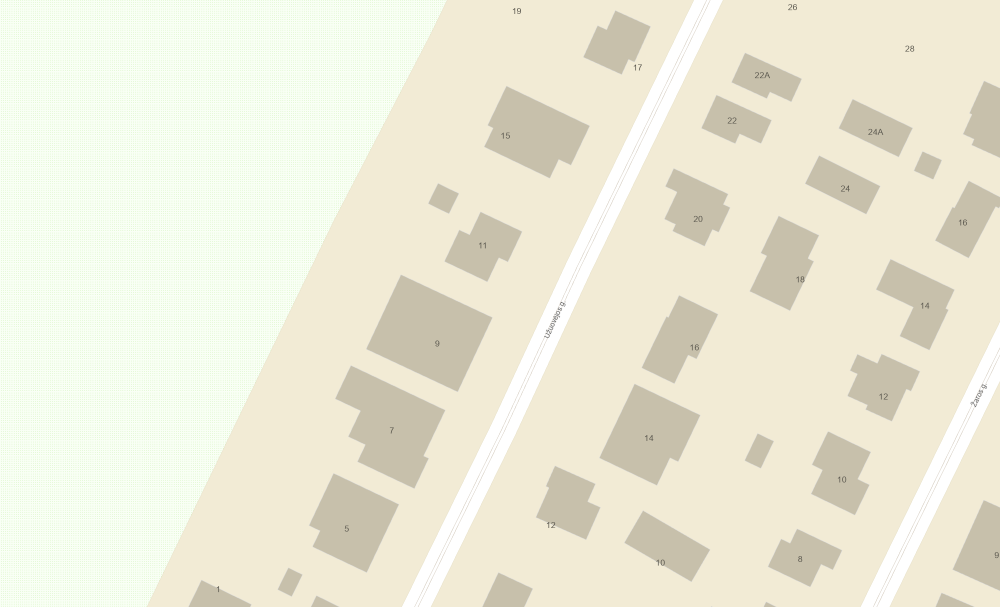
#> input picture Data/Images/Polygons/export_4064706060773075983_pol.png, 2000 x 1214 px (shown at 1/2 size)
$ python -i roof_obstacles_extraction.py   (imports and definitions only)
#> lines starting #> are read from the running program, lines starting #| are printed output that depends on the picture; after the words box and inside, x2 and y2 are one past the last pixel; in counts of white or black regions, pixels touching at a corner belong together
import numpy as np
import cv2
import matplotlib.pyplot as plt
from config import pixel_size

def estimate_roof_angle(roof_mask):
    """
    Returns roof dominant angle in radians
    """
    ys, xs = np.where(roof_mask > 0)
    pts = np.column_stack([xs, ys]).astype(np.float32)

    mean = pts.mean(axis=0)
    pts -= mean

    cov = np.cov(pts.T)
    eigvals, eigvecs = np.linalg.eig(cov)

    main_vec = eigvecs[:, np.argmax(eigvals)]
    angle = np.arctan2(main_vec[1], main_vec[0])

    return angle

def build_roof_aligned_rectangles(obstacle_edges, roof_mask):
    roof_angle = estimate_roof_angle(roof_mask)

    c, s = np.cos(-roof_angle), np.sin(-roof_angle)
    R = np.array([[c, -s], [s, c]])

    c2, s2 = np.cos(roof_angle), np.sin(roof_angle)
    R_inv = np.array([[c2, -s2], [s2, c2]])

    rectangles = []

    for cnt in obstacle_edges:
        if len(cnt) < 5:
            continue

        pts = cnt.reshape(-1, 2).astype(np.float32)
        center = pts.mean(axis=0)

        pts_rot = (R @ (pts - center).T).T
        x, y, w, h = cv2.boundingRect(pts_rot.astype(np.int32))

        if w * h < 20:   # remove tiny noise
            continue

        box = np.array([
            [x, y],
            [x + w, y],
            [x + w, y + h],
            [x, y + h]
        ], dtype=np.float32)

        box = (R_inv @ box.T).T + center
        rectangles.append(box.astype(np.int32))

    return rectangles

# [13 lines left out: function rect_distance, not called in this run]

def merge_close_rectangles(rectangles, roof_mask,
                           pixel_size_m=0.131,
                           merge_dist_m=1.1):
    """
    rectangles: list of Nx4x2 boxes (int)
    returns: merged rectangles, roof-aligned
    """

    roof_angle = estimate_roof_angle(roof_mask)  # radians

    # --- stable rotation center = roof centroid ---
    ys, xs = np.where(roof_mask > 0)
    center = np.array([xs.mean(), ys.mean()], dtype=np.float32)

    # rotation matrices
    c, s = np.cos(-roof_angle), np.sin(-roof_angle)
    R = np.array([[c, -s], [s, c]], dtype=np.float32)

    c2, s2 = np.cos(roof_angle), np.sin(roof_angle)
    R_inv = np.array([[c2, -s2], [s2, c2]], dtype=np.float32)

    merge_dist_px = merge_dist_m / pixel_size_m

    # -------------------------------------------------
    # 1) Convert rectangles to roof-aligned AABBs
    # -------------------------------------------------
    aabbs = []
    for box in rectangles:
        pts = box.astype(np.float32)
        pts_r = (R @ (pts - center).T).T

        x1, y1 = pts_r.min(axis=0)
        x2, y2 = pts_r.max(axis=0)
        aabbs.append([x1, y1, x2, y2])

    # -------------------------------------------------
    # 2) Group AABBs by distance
    # -------------------------------------------------
    def aabb_distance(a, b):
        dx = max(0, max(a[0] - b[2], b[0] - a[2]))
        dy = max(0, max(a[1] - b[3], b[1] - a[3]))
        return np.hypot(dx, dy)

    N = len(aabbs)
    visited = [False] * N
    groups = []

    for i in range(N):
        if visited[i]:
            continue

        stack = [i]
        visited[i] = True
        group = [i]

        while stack:
            a = stack.pop()
            for b in range(N):
                if visited[b]:
                    continue
                if aabb_distance(aabbs[a], aabbs[b]) < merge_dist_px:
                    visited[b] = True
                    stack.append(b)
                    group.append(b)

        groups.append(group)

    # -------------------------------------------------
    # 3) Merge groups in roof space
    # -------------------------------------------------
    merged_rects = []

    for g in groups:
        xs = [aabbs[i][0] for i in g] + [aabbs[i][2] for i in g]
        ys = [aabbs[i][1] for i in g] + [aabbs[i][3] for i in g]

        x1, x2 = min(xs), max(xs)
        y1, y2 = min(ys), max(ys)

        box_r = np.array([
            [x1, y1],
            [x2, y1],
            [x2, y2],
            [x1, y2]
        ], dtype=np.float32)

        # rotate back
        box = (R_inv @ box_r.T).T + center
        merged_rects.append(box.astype(np.int32))

    return merged_rects


def roof_elements_detection(image, debug=True):
    """
    PURE EDGE-BASED obstacle detection.

    Uses ONLY edge geometry:
    - inside roof mask
    - away from roof boundary
    - rejects long straight edges

    Returns:
        obstacle_edge_contours
    """
#> called with debug = True

    H, W = image.shape[:2]

    # Roof mask
    gray = cv2.cvtColor(image, cv2.COLOR_RGB2GRAY)
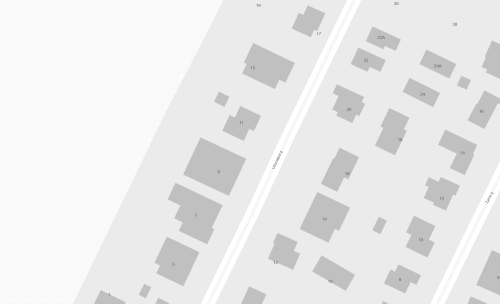
#> gray: shape (1214, 2000) (shown at 1/4 size); min 86, max 255, mean 233.8
    _, roof_mask = cv2.threshold(gray, 10, 255, cv2.THRESH_BINARY)
#> roof_mask: shape (1214, 2000); every value is 255
    roof_mask = roof_mask.astype(np.uint8)

    # Edge detection inside roof
    blur = cv2.GaussianBlur(gray, (5, 5), 0)

    edges = cv2.Canny(blur, 40, 160)
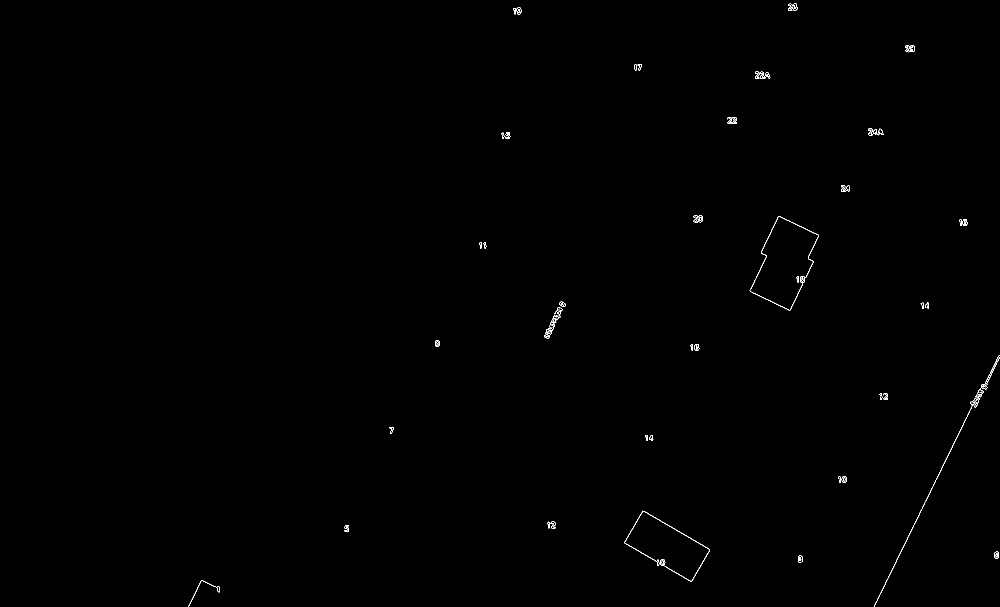
#> edges: shape (1214, 2000) (shown at 1/2 size); 0.21% white in thin lines or dots, all inside (x1, y1, x2, y2) = (377, 7, 2000, 1214)
    edges = cv2.bitwise_and(edges, roof_mask)

    # Distance to roof boundary
    roof_boundary = cv2.Canny(roof_mask, 50, 100)
#> roof_boundary: shape (1214, 2000); every value is 0
    dist_to_boundary = cv2.distanceTransform(cv2.bitwise_not(roof_boundary),cv2.DIST_L2,5)
#> dist_to_boundary: shape (1214, 2000) float32; every value is 3.4e+38

    # remove edges too close to roof boundary
    edges[dist_to_boundary < 6] = 0

    # Extract edge contours
    contours, _ = cv2.findContours(edges, cv2.RETR_LIST, cv2.CHAIN_APPROX_NONE)
#> contours = 141 contours, 60 with area under 20; largest, box (x1, y1, x2, y2) and area: (1088, 614, 1125, 677) 333, (1499, 432, 1638, 621) 308, (1249, 1021, 1420, 1163) 220, (1510, 143, 1541, 158) 216, (1748, 797, 1958, 1214) 210

    obstacle_edges = []
    rejected = {"length": 0, "straight": 0}

    for cnt in contours:
        length = cv2.arcLength(cnt, False)

        # reject very long edges
        if length > 180:
            rejected["length"] += 1
            continue

        # straightness test. fit line and measure deviation
        pts = cnt.reshape(-1, 2).astype(np.float32)
        vx, vy, x0, y0 = cv2.fitLine(pts, cv2.DIST_L2, 0, 0.01, 0.01)

        # distance of points to fitted line
        dists = np.abs((vy * (pts[:, 0] - x0)) -(vx * (pts[:, 1] - y0)))

        curvature = np.mean(dists)

        # reject straight edges
        if curvature < 1.2 and length > 50:
            rejected["straight"] += 1
            continue


        obstacle_edges.append(cnt)
#> this loop made 141 passes
#> (length, vx, vy, x0, y0, curvature) on passes 1, 3, 4, 6, 8, 10, 11, 12: (25.9, [0.104], [0.995], [436.2], [1177.7], 1.47), (15.9, [0.0562], [0.998], [1324.9], [1124.5], 1.38), (20.07, [0.0665], [0.998], [1325], [1124.7], 1.27), (35.8, [0.0876], [0.996], [1325], [1124.7], 3.1), (37.97, [0.00717], [-1], [1324.9], [1124.5], 3.24), (21.49, [0.0317], [-0.999], [1599.9], [1117.3], 1.06), (34.73, [-4.37e-08], [1], [1600], [1117.9], 3), (37.49, [0.00813], [-1], [1600], [1117.8], 3.11)
#> after the loop, obstacle_edges = 133 contours, 58 with area under 20; largest, box (x1, y1, x2, y2) and area: (1510, 143, 1541, 158) 216, (1455, 234, 1474, 248) 152, (1576, 7, 1595, 22) 112, (1096, 645, 1110, 662) 112, (1810, 90, 1829, 105) 110; rejected = {'length': 6, 'straight': 2}

    # visualization
    if debug:
        print(
            f"[debug] edge contours={len(contours)} "
            f"obstacle_edges={len(obstacle_edges)} "
            f"rejected={rejected}"
        )
#| [debug] edge contours=141 obstacle_edges=133 rejected={'length': 6, 'straight': 2}

        dbg = image.copy()
        cv2.drawContours(dbg, obstacle_edges, -1, (0, 255, 0), 2)
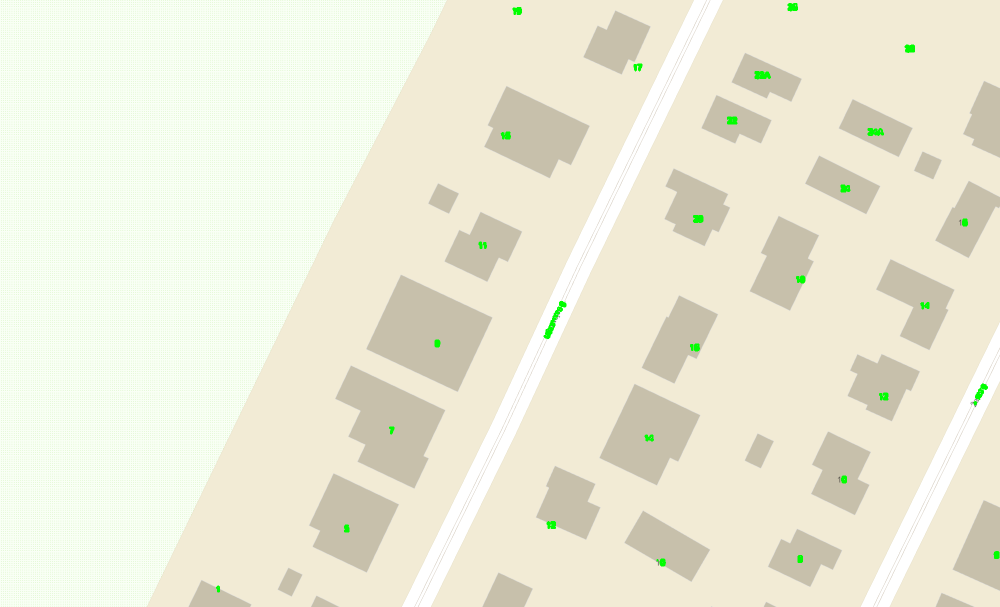
#> dbg: shape (1214, 2000, 3) (shown at 1/2 size); mean R, G, B 236.6, 235.3, 215.9

        plt.figure(figsize=(14, 4))

        plt.subplot(1, 3, 1)
        plt.imshow(roof_mask, cmap="gray")
        plt.title("roof_mask")
        plt.axis("off")

        plt.subplot(1, 3, 2)
        plt.imshow(edges, cmap="gray")
        plt.title("filtered edges")
        plt.axis("off")

        plt.subplot(1, 3, 3)
        plt.imshow(dbg)
        plt.title("obstacle edges")
        plt.axis("off")

        plt.tight_layout()
        plt.show()
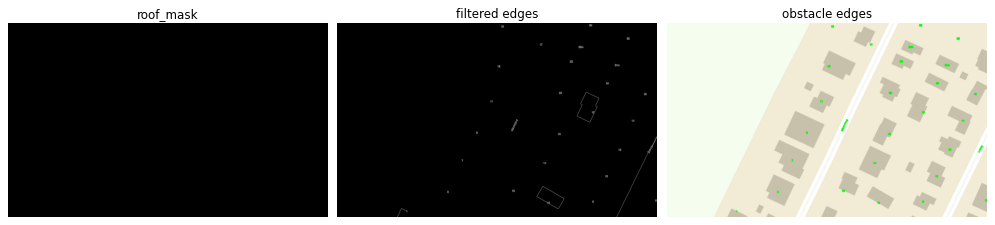
#> figure drawn by matplotlib, 3 panels

    rectangles = build_roof_aligned_rectangles(obstacle_edges,roof_mask)
#> in estimate_roof_angle, `pts = np.column_stack([xs, ys]).astype(np.float32)`: pts = 2428000 pairs, first value 0 to 1999, second value 0 to 1213
#> in estimate_roof_angle, `mean = pts.mean(axis=0)`: mean = [998.7, 605.2]
#> in estimate_roof_angle, `pts -= mean`: pts = 2428000 pairs, first value -998.7 to 1000.3, second value -605.2 to 607.8
#> in estimate_roof_angle, `cov = np.cov(pts.T)`: cov = [[333333.4, 0], [0, 122816.3]]
#> in estimate_roof_angle, `eigvals, eigvecs = np.linalg.eig(cov)`: eigvals = [333333.4, 122816.3]; eigvecs = [[1, 0], [0, 1]]
#> in estimate_roof_angle, `main_vec = eigvecs[:, np.argmax(eigvals)]`: main_vec = [1, 0]
#> in estimate_roof_angle, `angle = np.arctan2(main_vec[1], main_vec[0])`: angle = 0
#> in build_roof_aligned_rectangles, `c, s = np.cos(-roof_angle), np.sin(-roof_angle)`: c = 1; s = 0
#> in build_roof_aligned_rectangles, `R = np.array([[c, -s], [s, c]])`: R = [[1, 0], [0, 1]]
#> in build_roof_aligned_rectangles, `c2, s2 = np.cos(roof_angle), np.sin(roof_angle)`: c2 = 1; s2 = 0
#> in build_roof_aligned_rectangles, `R_inv = np.array([[c2, -s2], [s2, c2]])`: R_inv = [[1, 0], [0, 1]]
#> the loop in build_roof_aligned_rectangles, `for cnt in obstacle_edges:` made 133 passes
#> (center, x, y, w, h, box) on passes 1, 2, 3, 5, 7, 9: ([436.2, 1177.7], -3, -5, 5, 11, [[-3, -5], [2, -5], [2, 6], [-3, 6]]), ([1324.9, 1124.5], -1, -3, 4, 7, [[-1, -3], [3, -3], [3, 4], [-1, 4]]), ([1325, 1124.7], -2, -3, 5, 8, [[-2, -3], [3, -3], [3, 5], [-2, 5]]), ([1325, 1124.7], -5, -6, 11, 13, [[-5, -6], [6, -6], [6, 7], [-5, 7]]), ([1324.9, 1124.5], -4, -6, 10, 13, [[-4, -6], [6, -6], [6, 7], [-4, 7]]), ([1599.9, 1117.3], -1, -3, 4, 7, [[-1, -3], [3, -3], [3, 4], [-1, 4]])

    merged_rectangles = merge_close_rectangles(rectangles,roof_mask,pixel_size,merge_dist_m=1.1)
#> the loop in merge_close_rectangles, `for box in rectangles:` made 96 passes
#> box on passes 1 to 7: [[433, 1172], [438, 1172], [438, 1183], [433, 1183]], [[1323, 1121], [1327, 1121], [1327, 1128], [1323, 1128]], [[1323, 1121], [1328, 1121], [1328, 1129], [1323, 1129]], [[1320, 1118], [1331, 1118], [1331, 1131], [1320, 1131]], [[1320, 1118], [1330, 1118], [1330, 1131], [1320, 1131]], [[1598, 1114], [1602, 1114], [1602, 1121], [1598, 1121]], [[1596, 1111], [1605, 1111], [1605, 1124], [1596, 1124]]
#> the loop in merge_close_rectangles, `for g in groups:` made 28 passes
#> g on passes 1 to 8: [0], [1, 2, 3, 4], [5, 6, 7], [8, 9], [10, 11, 13], [12, 14, 15, 16], [17, 18, 19, 20], [21, 22, 23]

    dbg = image.copy()
    # create overlay
    overlay = dbg.copy()

    # draw filled RED blobs on overlay
    for box in merged_rectangles:
        cv2.drawContours(
            overlay,
            [box],
            contourIdx=0,
            color=(255, 0, 0),  # RED (RGB)
            thickness=-1        # FILLED
        )
#> this loop made 28 passes
#> box on passes 1 to 7: [[433, 1172], [438, 1172], [438, 1183], [433, 1183]], [[1320, 1118], [1331, 1118], [1331, 1131], [1320, 1131]], [[1596, 1111], [1605, 1111], [1605, 1124], [1596, 1124]], [[1988, 1103], [1997, 1103], [1997, 1116], [1988, 1116]], [[689, 1050], [697, 1050], [697, 1063], [689, 1063]], [[1094, 1043], [1110, 1043], [1110, 1056], [1094, 1056]], [[1683, 952], [1692, 952], [1692, 965], [1683, 965]]
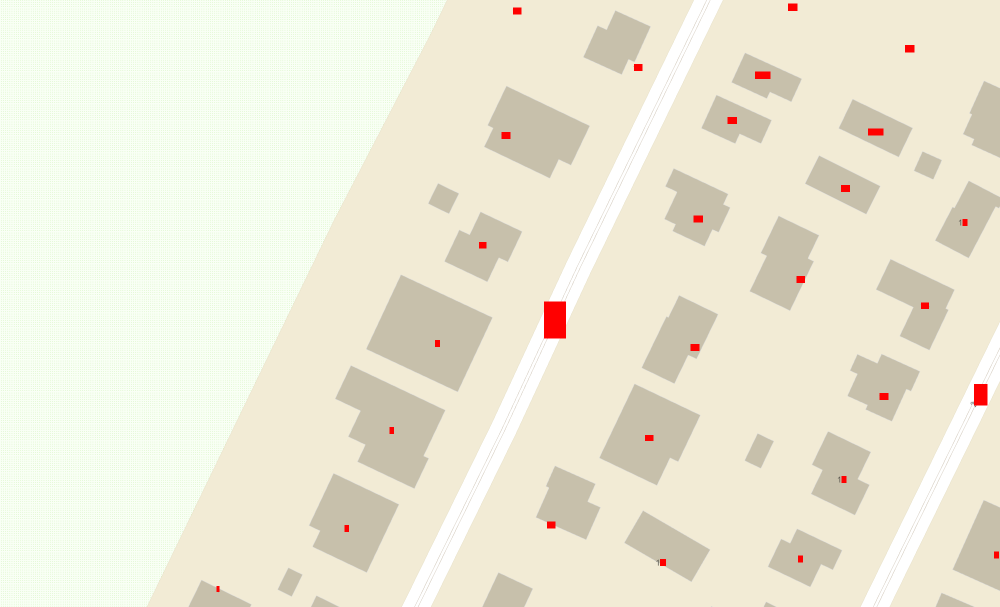
#> overlay: shape (1214, 2000, 3) (shown at 1/2 size); mean R, G, B 237.3, 234.3, 215.6

    # alpha blend
    alpha = 0.45
    dbg = cv2.addWeighted(
        overlay, alpha,
        dbg, 1 - alpha,
        0
    )

    plt.figure(figsize=(6, 6))
    plt.imshow(dbg)
    plt.title("Merged obstacle exclusion zones (panel-aware)")
    plt.axis("off")
    plt.show()


    return obstacle_edges

>>> import cv2
>>> picture = cv2.cvtColor(cv2.imread('../../Data/Images/Polygons/export_4064706060773075983_pol.png'), cv2.COLOR_BGR2RGB)
>>> result = roof_elements_detection(picture)

$ run again, on Data/Images/Polygons/export_5669638361583911291.png
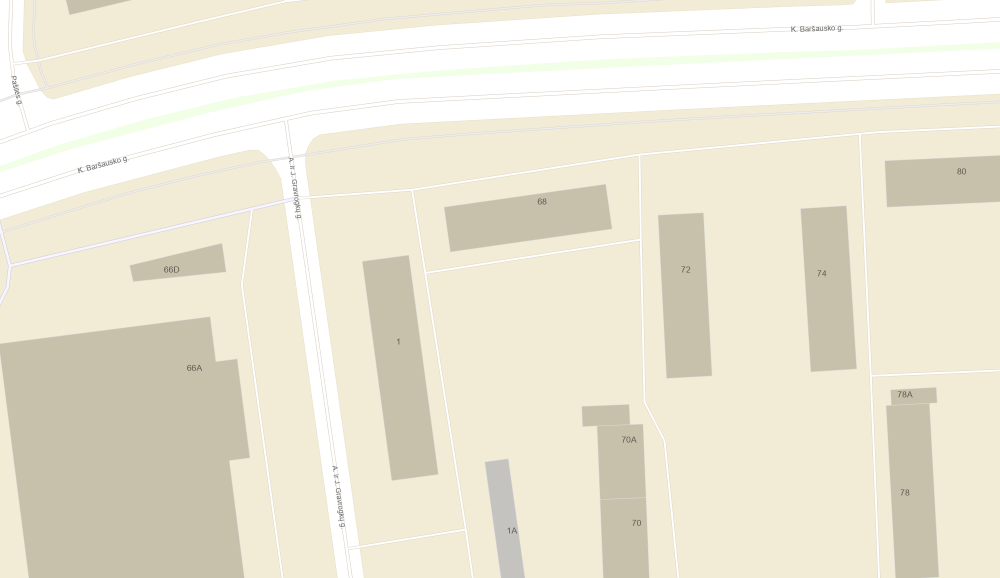
#> input picture Data/Images/Polygons/export_5669638361583911291.png, 2000 x 1156 px (shown at 1/2 size)
#> roof_mask: shape (1156, 2000); every value is 255
#> in roof_elements_detection, `edges = cv2.Canny(blur, 40, 160)`:
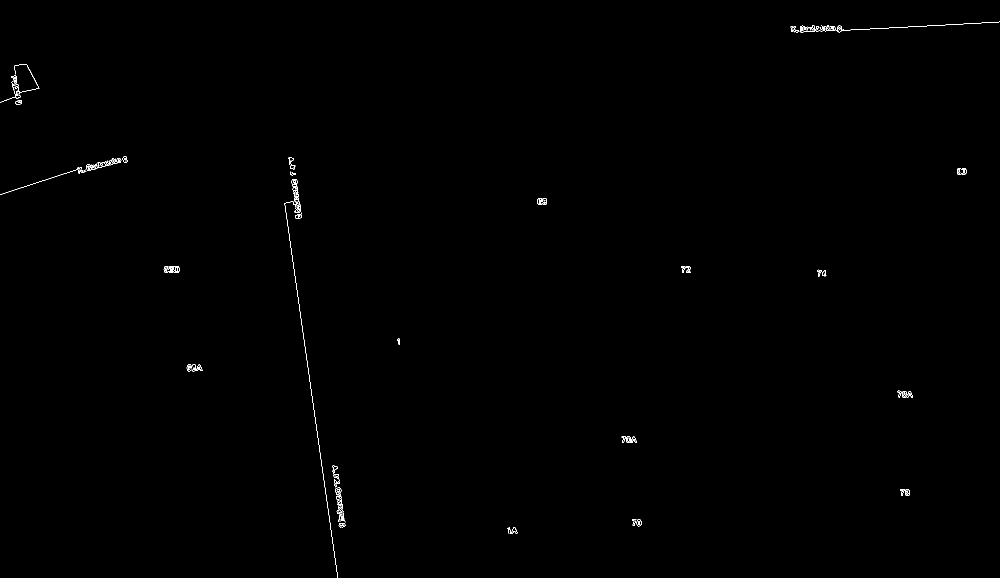
#> edges: shape (1156, 2000) (shown at 1/2 size); 0.22% white in thin lines or dots
#> roof_boundary: shape (1156, 2000); every value is 0
#> dist_to_boundary: shape (1156, 2000) float32; every value is 3.4e+38
#> contours = 159 contours, 94 with area under 20; largest, box (x1, y1, x2, y2) and area: (172, 316, 243, 342) 284, (0, 128, 79, 205) 238, (583, 358, 598, 394) 234, (671, 975, 691, 1045) 210, (1914, 336, 1933, 350) 207
#> the loop in roof_elements_detection, `for cnt in contours:` made 159 passes
#> (length, vx, vy, x0, y0, curvature) on passes 2 to 4: (40.63, [0.644], [0.765], [1028.3], [1061.3], 2.84), (96.36, [0.995], [0.102], [1022.9], [1061.3], 3.19), (22.9, [0.972], [-0.236], [684.5], [1050], 0.871)
#> after the loop in roof_elements_detection, `for cnt in contours:`: obstacle_edges = 150 contours, 94 with area under 20; largest, box (x1, y1, x2, y2) and area: (583, 358, 598, 394) 234, (1914, 336, 1933, 350) 207, (1075, 396, 1094, 410) 199, (1914, 336, 1933, 350) 188, (1075, 396, 1094, 410) 182; rejected = {'length': 9, 'straight': 0}
#| [debug] edge contours=159 obstacle_edges=150 rejected={'length': 9, 'straight': 0}
#> in estimate_roof_angle, `pts = np.column_stack([xs, ys]).astype(np.float32)`: pts = 2312000 pairs, first value 0 to 1999, second value 0 to 1155
#> mean = [998.7, 577.8]
#> in estimate_roof_angle, `pts -= mean`: pts = 2312000 pairs, first value -998.7 to 1000.3, second value -577.8 to 577.2
#> cov = [[333333.4, 0], [0, 111361.3]]
#> eigvals = [333333.4, 111361.3]; eigvecs = [[1, 0], [0, 1]]
#> main_vec = [1, 0]
#> angle = 0
#> c = 1; s = 0
#> R = [[1, 0], [0, 1]]
#> c2 = 1; s2 = 0
#> R_inv = [[1, 0], [0, 1]]
#> the loop in build_roof_aligned_rectangles, `for cnt in obstacle_edges:` made 150 passes
#> (center, x, y, w, h, box) on passes 2 to 5: ([1028.3, 1061.3], -5, -7, 11, 12, [[-5, -7], [6, -7], [6, 5], [-5, 5]]), ([1022.9, 1061.3], -7, -7, 19, 13, [[-7, -7], [12, -7], [12, 6], [-7, 6]]), ([684.5, 1050], -3, -2, 7, 3, [[681.5, 1048], [688.5, 1048], [688.5, 1051], [681.5, 1051]]), ([683.6, 1050], -6, -4, 13, 9, [[677.6, 1046], [690.6, 1046], [690.6, 1055], [677.6, 1055]])
#> the loop in merge_close_rectangles, `for box in rectangles:` made 82 passes
#> box on passes 1 to 7: [[1023, 1054], [1034, 1054], [1034, 1066], [1023, 1066]], [[1015, 1054], [1034, 1054], [1034, 1067], [1015, 1067]], [[681, 1048], [688, 1048], [688, 1051], [681, 1051]], [[677, 1046], [690, 1046], [690, 1055], [677, 1055]], [[677, 1046], [690, 1046], [690, 1054], [677, 1054]], [[1276, 1042], [1279, 1042], [1279, 1049], [1276, 1049]], [[1273, 1039], [1282, 1039], [1282, 1052], [1273, 1052]]
#> the loop in merge_close_rectangles, `for g in groups:` made 25 passes
#> g on passes 1 to 8: [0, 1], [2, 3, 4, 7], [5, 6, 8, 9], [10], [11, 12, 18, 19, 20, 21, 22, 23], [13, 14, 15, 16, 17], [24, 25, 26, 27, 28, 29], [30, 31]
#> the loop in roof_elements_detection, `for box in merged_rectangles:` made 25 passes
#> box on passes 1 to 7: [[1015, 1054], [1034, 1054], [1034, 1067], [1015, 1067]], [[677, 1039], [690, 1039], [690, 1055], [677, 1055]], [[1264, 1038], [1282, 1038], [1282, 1052], [1264, 1052]], [[677, 1021], [684, 1021], [684, 1026], [677, 1026]], [[665, 931], [682, 931], [682, 1006], [665, 1006]], [[1800, 978], [1819, 978], [1819, 991], [1800, 991]], [[1243, 872], [1273, 872], [1273, 885], [1243, 885]]
#> after the loop in roof_elements_detection, `for box in merged_rectangles:`:
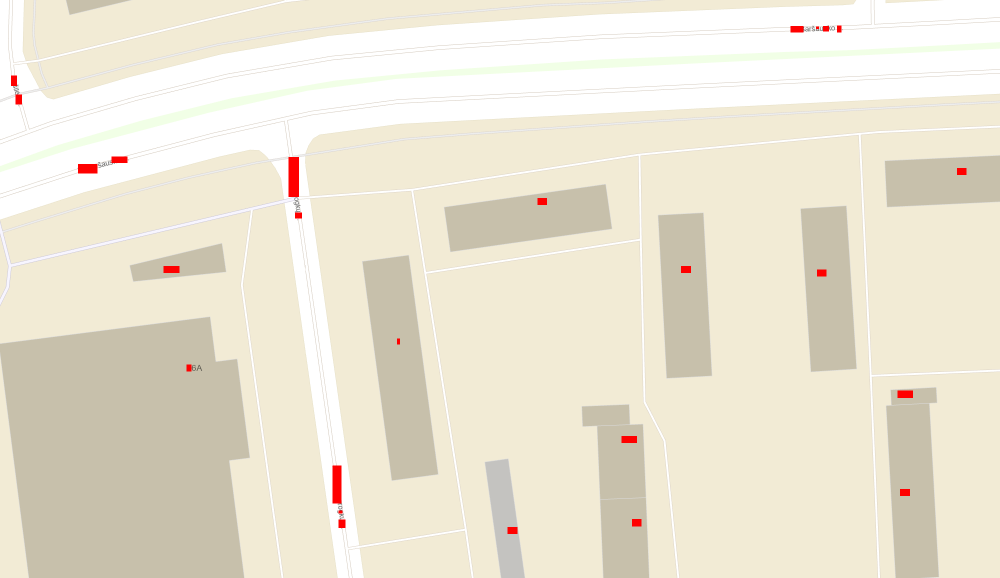
#> overlay: shape (1156, 2000, 3) (shown at 1/2 size); mean R, G, B 235.5, 229.2, 212
